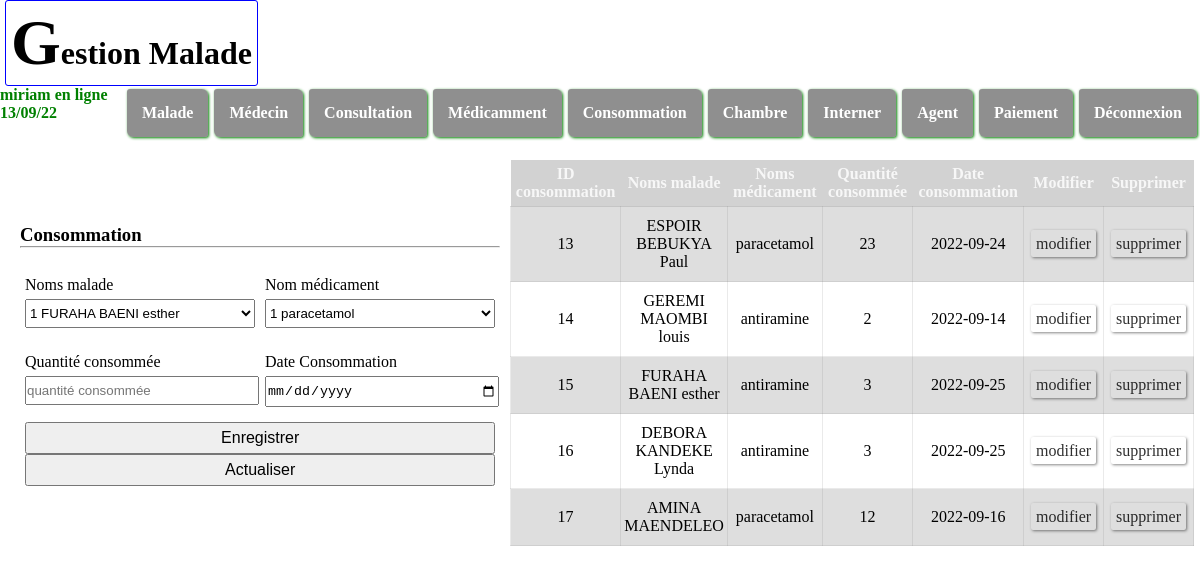
Page /Fichier_PHP/consommer.php (signed in) on the committed database.
### tables this page shows
CREATE TABLE IF NOT EXISTS `consommer` (
  `idconsommer` int(11) NOT NULL AUTO_INCREMENT,
  `idmala` int(11) NOT NULL,
  `idmedi` int(11) NOT NULL,
  `qteconsom` int(10) NOT NULL,
  `dateconsom` date NOT NULL,
  PRIMARY KEY (`idconsommer`),
  KEY `fk_malade3` (`idmala`),
  KEY `fk_medicament` (`idmedi`)
);

CREATE TABLE IF NOT EXISTS `malade` (
  `idmala` int(11) NOT NULL AUTO_INCREMENT,
  `nomsmalade` varchar(25) NOT NULL,
  `datenaissancemala` date NOT NULL,
  `etatcivilmala` varchar(20) NOT NULL,
  `sexemala` varchar(10) NOT NULL,
  `professionmala` varchar(25) NOT NULL,
  `adresse` varchar(25) NOT NULL,
  `telmala` varchar(20) NOT NULL,
  `poidsmala` varchar(10) NOT NULL,
  `taillemala` varchar(10) NOT NULL,
  `tamala` varchar(10) NOT NULL,
  `frmala` varchar(10) NOT NULL,
  `fcmala` varchar(10) NOT NULL,
  `poulsmala` varchar(10) DEFAULT NULL,
  `tmala` varchar(10) NOT NULL,
  PRIMARY KEY (`idmala`)
);

CREATE TABLE IF NOT EXISTS `medicament` (
  `idmedi` int(11) NOT NULL AUTO_INCREMENT,
  `designationmedi` varchar(35) NOT NULL,
  `pumedi` int(10) NOT NULL,
  `dateexpimedi` varchar(10) NOT NULL,
  PRIMARY KEY (`idmedi`)
);

### Fichier_PHP/consommer.php (the view, shortened to what this page needs)
<?php require 'header.php';
require "pdo.php";
?>
    <main>
    <div class="gauche">
            <form action="" method="post">
                <h3>Consommation</h3><hr></br>
                <div class="gp">
                    <div class="item">
                    <label for="">Noms malade</label> <br>
                    <select name="idmalade">
                        <?php
                        $sql="SELECT idmala, nomsmalade FROM malade";
                        $requete=$pdo->prepare($sql);
                        $requete->execute();
                        $tab=$requete->FetchAll(PDO::FETCH_ASSOC);
                        foreach($tab as $data){
                            $idmala=$data['idmala'];
                            $nomsmalade=$data['nomsmalade'];
                        ?>
                        <option value="<?php echo $idmala?>"><?php echo $idmala . " ".$nomsmalade?></option>
                        <?php
                        }
                         ?>
                    </select>
                    </div>
                    <div class="item">
                    <label for="">Nom médicament</label> <br>
                    <select name="idmedi">
                        <?php
                        $sql="SELECT idmedi, designationmedi FROM medicament";
                        $requete=$pdo->prepare($sql);
                        $requete->execute();
                        $tab=$requete->FetchAll(PDO::FETCH_ASSOC);
                        foreach($tab as $data){
                            $idmedi=$data['idmedi'];
                            $designationmedi=$data['designationmedi'];
                        ?>
                        <option value="<?php echo $idmedi?>"><?php echo $idmedi . " ".$designationmedi?></option>
                        <?php
                        }
                         ?>
                    </select>
                    </div>
                </div>
                <div class="gp">
                    <div class="item">
                    <label for="">Quantité consommée</label> <br>
                    <input type="text" name="quantite" placeholder="quantité consommée">
                    </div>
                    <div class="item">
                    <label for="">Date Consommation</label> <br>
                    <input type="date" name="dateconsommation">
                    </div>
                </div>
                <div class="btn">
                <button type="submit" name="enregistrer">Enregistrer</button>
                <button type="submit" name="actualiser">Actualiser</button>
                </div>
            </form>
    </div>
    <div class="droite">
        <div class="table">
            <table>
                <thead>
                    <tr>
                        <th>ID consommation</th>
                        <th>Noms malade</th>
                        <th>Noms médicament</th>
                        <th>Quantité consommée   </th>
                        <th>Date consommation</th>
                        <th>Modifier</th>
                        <th>Supprimer</th>
                    </tr>
                </thead>
                <tbody>
                    <tr>
                    <?php
                    $sql="SELECT consommer.idconsommer, malade.nomsmalade,medicament.designationmedi,consommer.qteconsom,consommer.dateconsom FROM consommer, malade,medicament WHERE malade.idmala=consommer.idmala AND medicament.idmedi=consommer.idmedi";
                    $requete=$pdo->prepare($sql);
                    $requete->execute();
                    $tab=$requete->FetchAll(PDO::FETCH_ASSOC);
                    foreach($tab as $data){
                        $idconsommer=$data['idconsommer'];
                        $nomsmalade=$data['nomsmalade'];
                        $designationmedi=$data['designationmedi'];
                        $quantite=$data['qteconsom'];
                        $dateconsommation=$data['dateconsom'];
                        ?>
                        <td><?php echo $idconsommer?></td>
                        <td><?php echo $nomsmalade?></td>
                        <td><?php echo $designationmedi?></td>
                        <td><?php echo $quantite?></td>
                        <td><?php echo $dateconsommation?></td>
                        <td><a href="modifier_consommer.php?id=<?php echo $idconsommer?>">modifier</a></td>
                        <td><a href="supprimer_consommer.php?id=<?php echo $idconsommer?>">supprimer</a></td>
                        </tr>
                            <?php
                }
                    ?>
                </tbody>
            </table>
    </div>
    </main>
</body>
</html>

### fichier_CSS/malade.css (style rules this page uses)
* { padding: 0; margin: 0; }
body main { width: 100%; display: flex; height: auto; margin-top: 20px; position: relative; }
body main .gauche { width: 40%; display: flex; align-items: center; justify-content: center; margin-left: 20px; }
body main .gauche form { width: 100%; display: flex; justify-content: center; flex-direction: column; }
body main .gauche form .gp { width: 100%; display: flex; margin: 10px 0; }
body main .gauche form .gp .item { width: 50%; }
body main .gauche form .gp .item input, select { width: 96%; margin: 5px; padding: 5px 0; }
body main .gauche form .gp .item label { margin: 5px; color: black; }
body main .gauche form .btn { margin-left: 5px; margin-bottom: 10px; width: 98%; }
body main .gauche form .btn button { width: 100%; padding: 5px 0; font-size: 1em; }
body main .droite { width: 57%; margin-left: 10px; }
body main .droite table { width: 100%; border-collapse: collapse; }
body main .droite table thead { background: rgba(0, 0, 0, 0.178); }
body main .droite table thead tr th { padding: 5px; color: rgba(255, 255, 255, 0.815); }
body main .droite table tbody tr { background: rgba(128, 128, 128, 0.26); text-align: center; }
body main .droite table tbody tr td { border: 1px solid rgba(128, 128, 128, 0.164); padding: 10px 2px; }
body main .droite .table { height: 400px; overflow: auto; }
* a { text-decoration: none; color: rgba(0, 0, 0, 0.815); padding: 5px; margin: 5px; border-radius: 2px; box-shadow: 1px 1px 3px rgba(0, 0, 0, 0.479); }
main { position: relative; }

### rows in the picture
consommer: idconsommer "13", idmala.nomsmalade "ESPOIR BEBUKYA Paul", idmedi.designationmedi "paracetamol", qteconsom "23", dateconsom "2022-09-24"
consommer: idconsommer "14", idmala.nomsmalade "GEREMI MAOMBI louis", idmedi.designationmedi "antiramine", qteconsom "2", dateconsom "2022-09-14"
consommer: idconsommer "15", idmala.nomsmalade "FURAHA BAENI esther", idmedi.designationmedi "antiramine", qteconsom "3", dateconsom "2022-09-25"
consommer: idconsommer "16", idmala.nomsmalade "DEBORA KANDEKE Lynda", idmedi.designationmedi "antiramine", qteconsom "3", dateconsom "2022-09-25"
consommer: idconsommer "17", idmala.nomsmalade "AMINA MAENDELEO", idmedi.designationmedi "paracetamol", qteconsom "12", dateconsom "2022-09-16"

### other values in the picture
$_SESSION['username'] "miriam"
form field idmalade "1 FURAHA BAENI esther"
form field idmedi "1 paracetamol"
